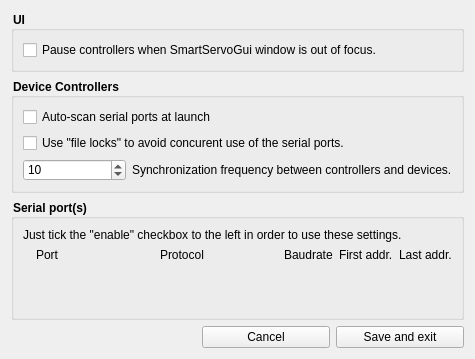
<?xml version="1.0" encoding="UTF-8"?>
<ui version="4.0">
 <class>Settings</class>
 <widget class="QWidget" name="Settings">
  <property name="geometry">
   <rect>
    <x>0</x>
    <y>0</y>
    <width>475</width>
    <height>359</height>
   </rect>
  </property>
  <property name="windowTitle">
   <string>Settings</string>
  </property>
  <property name="windowIcon">
   <iconset resource="../resources/resources.qrc">
    <normaloff>:/icons/icons/emblem-system.svg</normaloff>:/icons/icons/emblem-system.svg</iconset>
  </property>
  <property name="styleSheet">
   <string notr="true">QGroupBox
{
    font-weight: bold;
}</string>
  </property>
  <layout class="QVBoxLayout" name="verticalLayout_2">
   <item>
    <widget class="QGroupBox" name="groupBox_ui">
     <property name="styleSheet">
      <string notr="true"/>
     </property>
     <property name="title">
      <string>UI</string>
     </property>
     <layout class="QVBoxLayout" name="verticalLayout_3">
      <item>
       <widget class="QCheckBox" name="checkBox_pause">
        <property name="text">
         <string>Pause controllers when SmartServoGui window is out of focus.</string>
        </property>
       </widget>
      </item>
     </layout>
    </widget>
   </item>
   <item>
    <widget class="QGroupBox" name="groupBox_controllers">
     <property name="styleSheet">
      <string notr="true"/>
     </property>
     <property name="title">
      <string>Device Controllers</string>
     </property>
     <layout class="QGridLayout" name="gridLayout">
      <item row="3" column="1">
       <widget class="QLabel" name="label">
        <property name="text">
         <string>Synchronization frequency between controllers and devices.</string>
        </property>
       </widget>
      </item>
      <item row="3" column="0">
       <widget class="QSpinBox" name="spinBox_freq">
        <property name="sizePolicy">
         <sizepolicy hsizetype="Fixed" vsizetype="Fixed">
          <horstretch>0</horstretch>
          <verstretch>0</verstretch>
         </sizepolicy>
        </property>
        <property name="maximumSize">
         <size>
          <width>128</width>
          <height>16777215</height>
         </size>
        </property>
        <property name="minimum">
         <number>1</number>
        </property>
        <property name="maximum">
         <number>120</number>
        </property>
        <property name="value">
         <number>10</number>
        </property>
       </widget>
      </item>
      <item row="2" column="0" colspan="2">
       <widget class="QCheckBox" name="checkBox_locks">
        <property name="text">
         <string>Use &quot;file locks&quot; to avoid concurent use of the serial ports.</string>
        </property>
       </widget>
      </item>
      <item row="1" column="0" colspan="2">
       <widget class="QCheckBox" name="checkBox_autoscan">
        <property name="text">
         <string>Auto-scan serial ports at launch</string>
        </property>
       </widget>
      </item>
     </layout>
    </widget>
   </item>
   <item>
    <widget class="QGroupBox" name="groupBox_ports">
     <property name="styleSheet">
      <string notr="true"/>
     </property>
     <property name="title">
      <string>Serial port(s)</string>
     </property>
     <layout class="QVBoxLayout" name="verticalLayout">
      <item>
       <widget class="QLabel" name="label_3">
        <property name="text">
         <string>Just tick the &quot;enable&quot; checkbox to the left in order to use these settings.</string>
        </property>
       </widget>
      </item>
      <item>
       <layout class="QGridLayout" name="gridLayoutPortsPort">
        <property name="bottomMargin">
         <number>0</number>
        </property>
        <item row="0" column="1">
         <widget class="QLabel" name="label_4">
          <property name="text">
           <string>Port</string>
          </property>
         </widget>
        </item>
        <item row="0" column="2">
         <widget class="QLabel" name="label_5">
          <property name="text">
           <string>Protocol</string>
          </property>
         </widget>
        </item>
        <item row="0" column="3">
         <widget class="QLabel" name="label_6">
          <property name="sizePolicy">
           <sizepolicy hsizetype="Fixed" vsizetype="Preferred">
            <horstretch>0</horstretch>
            <verstretch>0</verstretch>
           </sizepolicy>
          </property>
          <property name="text">
           <string>Baudrate</string>
          </property>
         </widget>
        </item>
        <item row="0" column="4">
         <widget class="QLabel" name="label_8">
          <property name="sizePolicy">
           <sizepolicy hsizetype="Fixed" vsizetype="Preferred">
            <horstretch>0</horstretch>
            <verstretch>0</verstretch>
           </sizepolicy>
          </property>
          <property name="text">
           <string>First addr.</string>
          </property>
         </widget>
        </item>
        <item row="0" column="0">
         <widget class="QLabel" name="labelEnabledSpacer">
          <property name="sizePolicy">
           <sizepolicy hsizetype="Fixed" vsizetype="Fixed">
            <horstretch>0</horstretch>
            <verstretch>0</verstretch>
           </sizepolicy>
          </property>
          <property name="text">
           <string/>
          </property>
         </widget>
        </item>
        <item row="0" column="5">
         <widget class="QLabel" name="label_9">
          <property name="sizePolicy">
           <sizepolicy hsizetype="Fixed" vsizetype="Preferred">
            <horstretch>0</horstretch>
            <verstretch>0</verstretch>
           </sizepolicy>
          </property>
          <property name="text">
           <string>Last addr.</string>
          </property>
         </widget>
        </item>
       </layout>
      </item>
      <item>
       <spacer name="verticalSpacer">
        <property name="orientation">
         <enum>Qt::Vertical</enum>
        </property>
        <property name="sizeHint" stdset="0">
         <size>
          <width>20</width>
          <height>0</height>
         </size>
        </property>
       </spacer>
      </item>
     </layout>
    </widget>
   </item>
   <item>
    <layout class="QHBoxLayout" name="horizontalLayout">
     <item>
      <spacer name="horizontalSpacer">
       <property name="orientation">
        <enum>Qt::Horizontal</enum>
       </property>
       <property name="sizeHint" stdset="0">
        <size>
         <width>40</width>
         <height>20</height>
        </size>
       </property>
      </spacer>
     </item>
     <item>
      <widget class="QPushButton" name="pushButton_exit">
       <property name="minimumSize">
        <size>
         <width>128</width>
         <height>0</height>
        </size>
       </property>
       <property name="text">
        <string>Cancel</string>
       </property>
       <property name="icon">
        <iconset resource="../resources/resources.qrc">
         <normaloff>:/icons/icons/package-remove.svg</normaloff>:/icons/icons/package-remove.svg</iconset>
       </property>
      </widget>
     </item>
     <item>
      <widget class="QPushButton" name="pushButton_save">
       <property name="minimumSize">
        <size>
         <width>128</width>
         <height>0</height>
        </size>
       </property>
       <property name="text">
        <string>Save and exit</string>
       </property>
       <property name="icon">
        <iconset resource="../resources/resources.qrc">
         <normaloff>:/icons/icons/package-install.svg</normaloff>:/icons/icons/package-install.svg</iconset>
       </property>
      </widget>
     </item>
    </layout>
   </item>
  </layout>
 </widget>
 <resources>
  <include location="../resources/resources.qrc"/>
 </resources>
 <connections>
  <connection>
   <sender>pushButton_exit</sender>
   <signal>clicked()</signal>
   <receiver>Settings</receiver>
   <slot>close()</slot>
   <hints>
    <hint type="sourcelabel">
     <x>464</x>
     <y>509</y>
    </hint>
    <hint type="destinationlabel">
     <x>632</x>
     <y>-5</y>
    </hint>
   </hints>
  </connection>
 </connections>
</ui>
